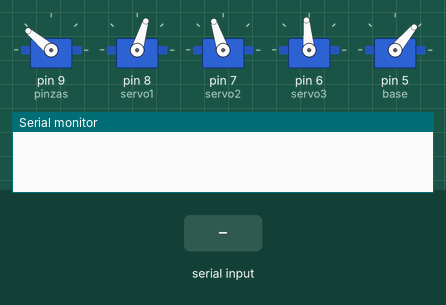
Simulated run of this sketch. Board: Arduino Uno, built with avr-gcc and run on an emulated ATmega328P. Parts: 5 × servo, the last lines printed to the serial monitor. The test bench sets the inputs (shaded band).

Above: at 1.2 s.
1.3 s: "A90\n" received over Serial
At 2.5 s:
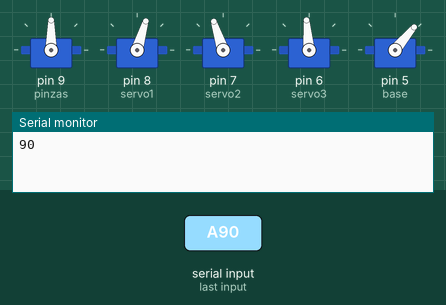
2.8 s: "A,45\n" received over Serial
At 3.6 s:
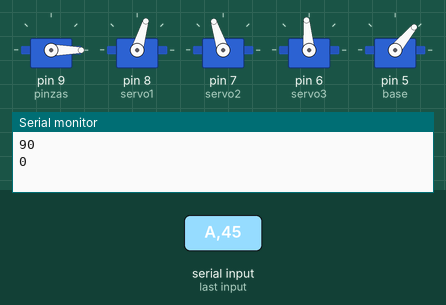
4.3 s: "B90\n" received over Serial
At 4.7 s:
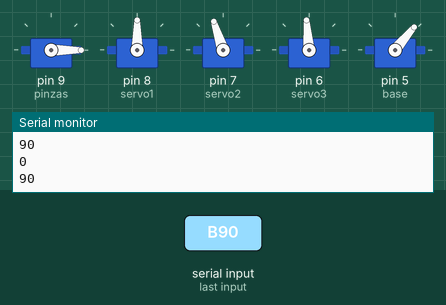
5.8 s: "B,45\n" received over Serial
At 7.0 s:
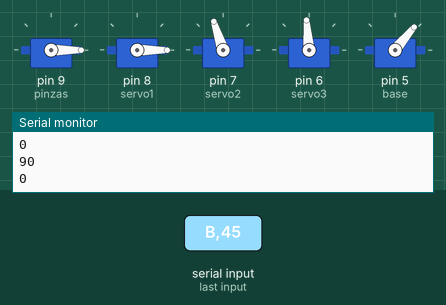
7.3 s: "C90\n" received over Serial
At 8.2 s:
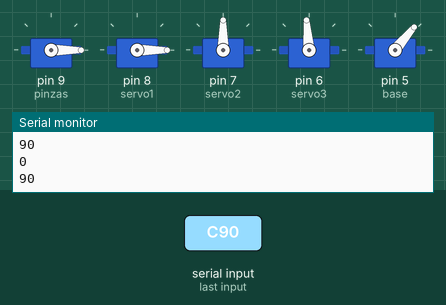
8.8 s: "C,45\n" received over Serial
At 9.4 s:
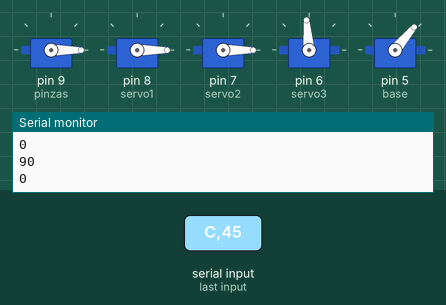
Timing chart, 0 to 11.3 s (numbered marks = the images above; inputs shaded):
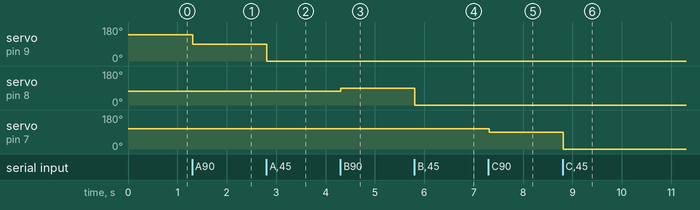

The sketch:

BrazoRobotico-Bluetooth.ino
```cpp
#include <Servo.h>
Servo pinzas;
Servo servo1;
Servo servo2;
Servo servo3;
Servo base;
char a;
String readString;
void setup() {
  pinzas.attach(9);
  servo1.attach(8);
  servo2.attach(7);
  servo3.attach(6);
  base.attach(5);
  Serial.begin(9600);
  pinzas.write(140);
  servo1.write(73);
  servo2.write(108);
  servo3.write(95);
  base.write(50);
  delay(10);
}
void loop() {
  if (Serial.available()) {
    a = Serial.read();  //Guardo el dato entrante en la variable a
    if (a == 'A')        //Comparo si el dato entrante es “A”
    {
      motorpinzas();  //Ingreso a la función.
    }
    if (a == 'B') {
      motorservo1();
    }
    if (a == 'C') {
      motorservo2();
    }
    if (a == 'D') {
      motorservo3();
    }
    if (a == 'F') {
      motorbase();
    }
  }
}
void motorpinzas() {
  delay(10);
  while (Serial.available())  //Mientras tengamos datos disponibles
  {
    char b = Serial.read();  //Guardo los datos en b
    readString += b;          //Concateno para formar el angulo
  }
  if (readString.length() > 0)  //Si es mayor a 0 la longitud del string
  {
    Serial.println(readString.toInt());  //Convierto el string en entero
    pinzas.write(readString.toInt());     //Muevo el motor el ángulo seteado
    readString = "";                      // Limpio para nueva recepción
  }
}
void motorservo1() {
  delay(10);
  while (Serial.available()) {
    char b = Serial.read();
    readString += b;
  }
  if (readString.length() > 0) {
    Serial.println(readString.toInt());
    servo1.write(readString.toInt());
    readString = "";  // Clear string
  }
}
void motorservo2() {
  delay(10);
  while (Serial.available()) {
    char b = Serial.read();
    readString += b;
  }
  if (readString.length() > 0) {
    Serial.println(readString.toInt());
    servo2.write(readString.toInt());
    readString = "";  // Clear string
  }
}
void motorservo3() {
  delay(10);
  while (Serial.available()) {
    char b = Serial.read();
    readString += b;
  }
  if (readString.length() > 0) {
    Serial.println(readString.toInt());
    servo3.write(readString.toInt());
    readString = "";  // Clear string
  }
}
void motorbase() {
  delay(10);
  while (Serial.available()) {
    char b = Serial.read();
    readString += b;
  }
  if (readString.length() > 0) {
    Serial.println(readString.toInt());
    base.write(readString.toInt());
    readString = "";  // Clear string
  }
}
```

Measured:
- after the input at 1.3 s, servo on pin 9 (pinzas): 140° → 90° at once
- after the input at 2.8 s, servo on pin 9 (pinzas): 90° → 0° at once
- after the input at 4.3 s, servo on pin 8 (servo1): 73° → 90° at once
- after the input at 5.8 s, servo on pin 8 (servo1): 90° → 0° at once
- after the input at 7.3 s, servo on pin 7 (servo2): 108° → 90° at once
- after the input at 8.8 s, servo on pin 7 (servo2): 90° → 0° at once
